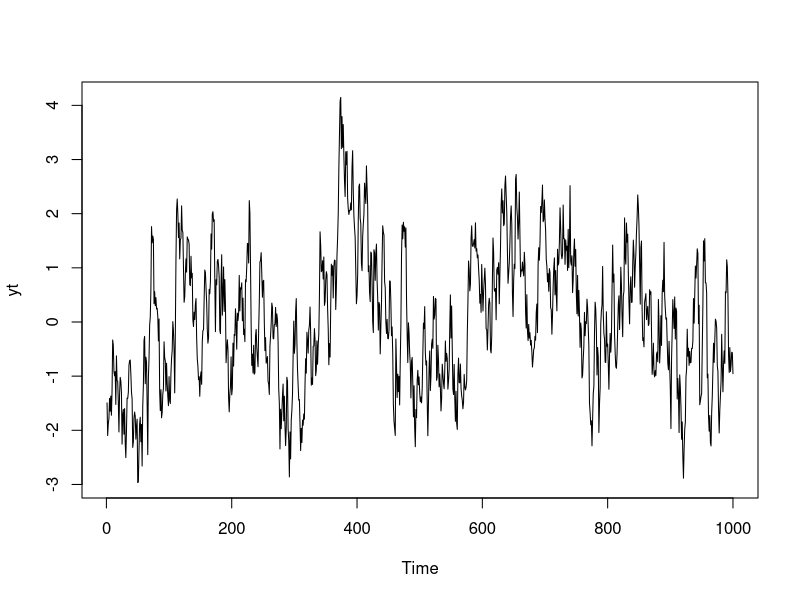
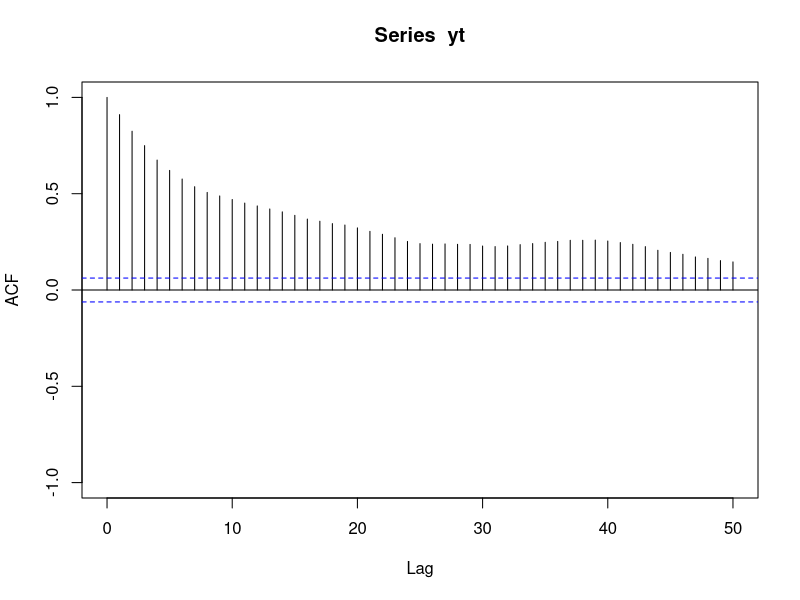
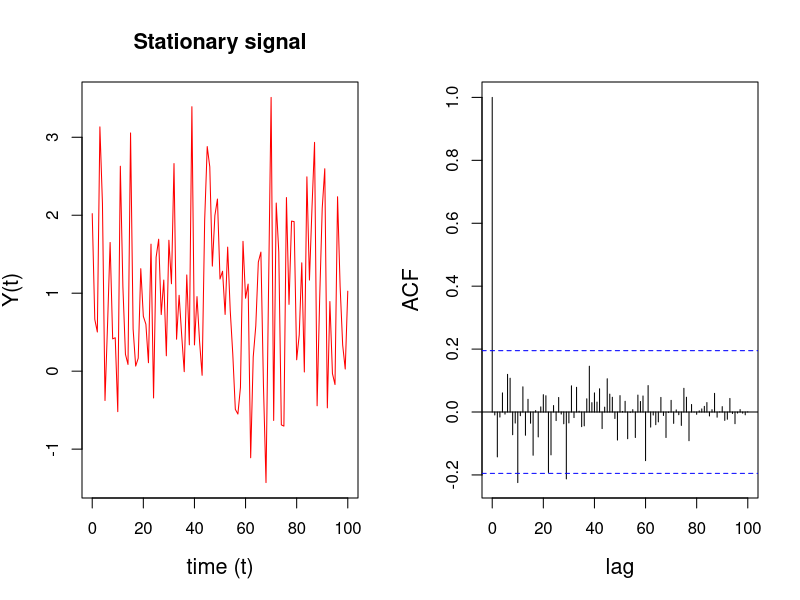

Source code (R) for these figures, in order:
###############################
#####       Week 1        #####
###############################



###############################
#####    sample ar(1)     #####
###############################
set.seed(2021)
phi <- 0.9 # ar coefficient
sd <- 0.5 # innovation standard deviation
n <- 1000 # number of time points
lag.max <- 50 # max lag
yt <- arima.sim(n = n, model = list(ar = phi), sd = sd) # generate stationary AR(1) process
plot(yt) # plot 

acf(yt, lag.max = lag.max, type = "correlation", ylim = c(-1, 1))


###############################
#####    stationarity     #####
###############################

### generate stationary time series
t <- 0:100
y_stationary <- rnorm(length(t), mean=1, sd=1) # the stationary time series (ts)

par(mfrow = c(1, 2), cex.lab = 1.3, cex.main = 1.3)
# plot the stationary signal and ACF
plot(t, y_stationary, type = 'l', col='red',
     xlab = 'time (t)', ylab = "Y(t)", 
     main = "Stationary signal")
acf(y_stationary, lag.max = length(y_stationary),
    xlab = "lag", ylab = "ACF", main = " ")
